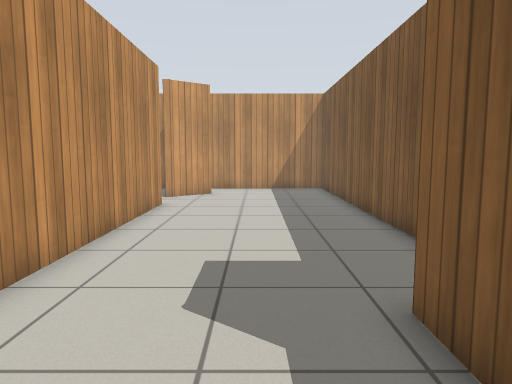
view 1 (above)

17 first-person views from a walk through a robot-simulator world made for Gazebo. The camera is 0.94 m above the floor, tilts 6° down and sees 70° across. Floor lines are 1 m apart. The floor is counted in squares, 0.5 m on a side. Each view is taken from the middle of a square. On the plan, view 1 faces up. The plan holds only what a view shows up to about 18 squares ahead; the rest is blank. Simple patterns stand in for the simulator's built-in surfaces.

view 2
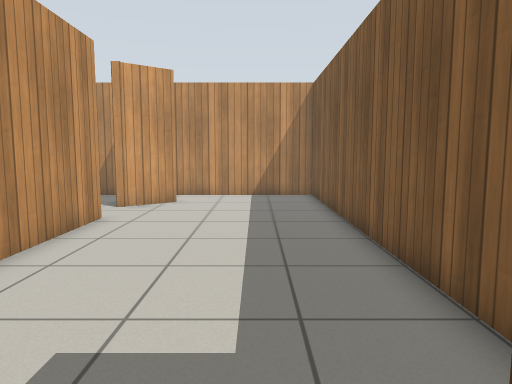

view 3
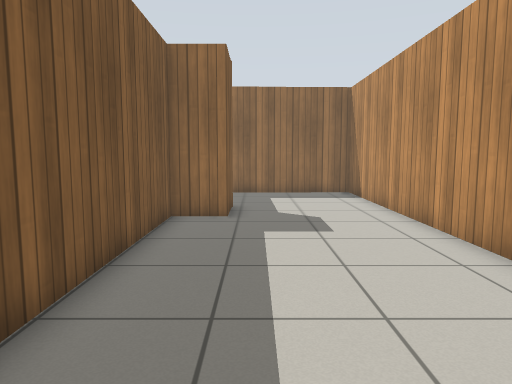

view 4
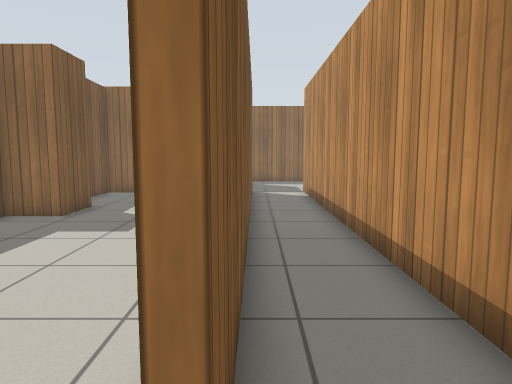

view 5
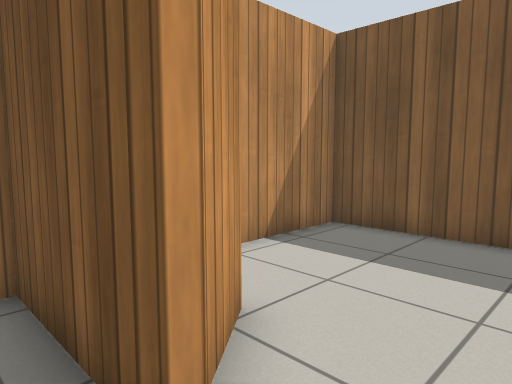

view 6
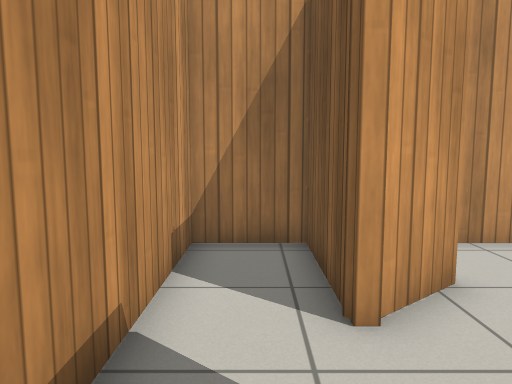

view 7
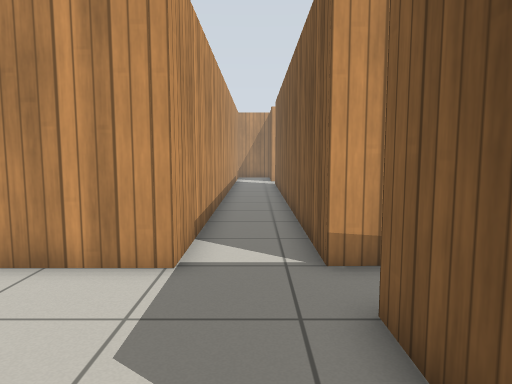

view 8
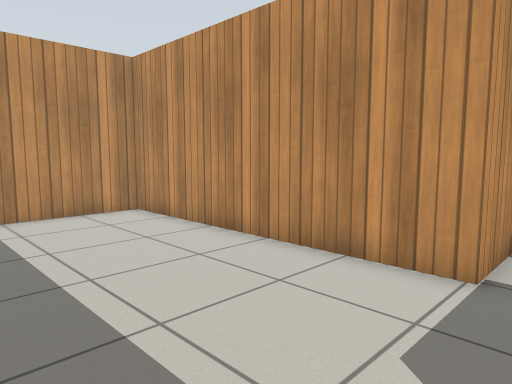

view 9
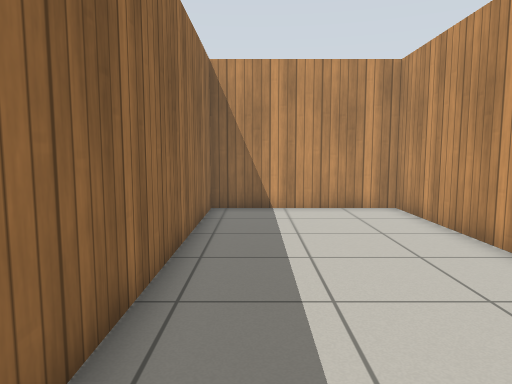

view 10
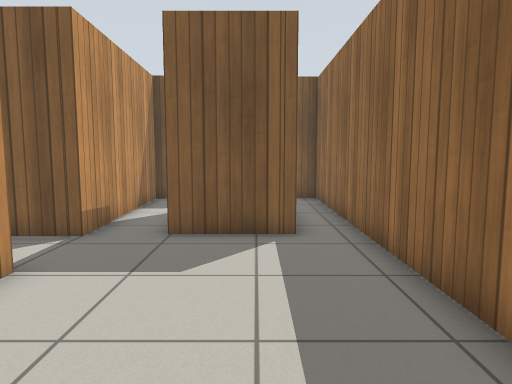

view 11
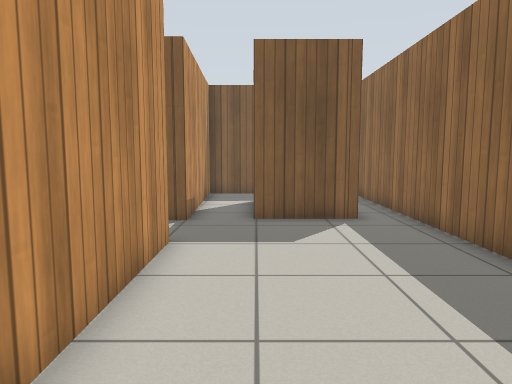

view 12
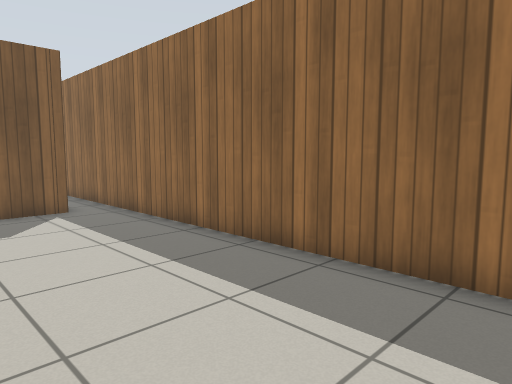

view 13
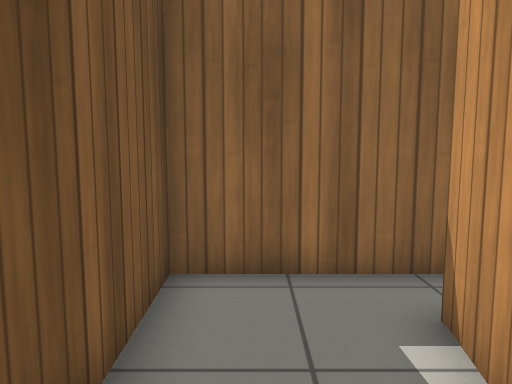

view 14
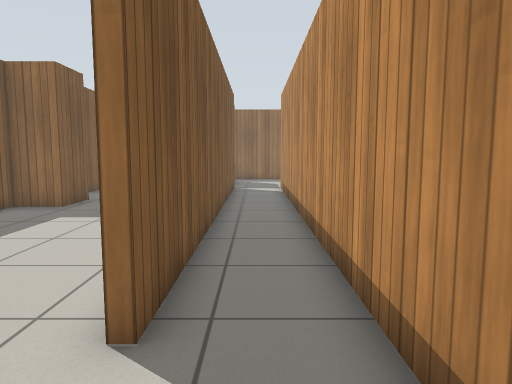

view 15
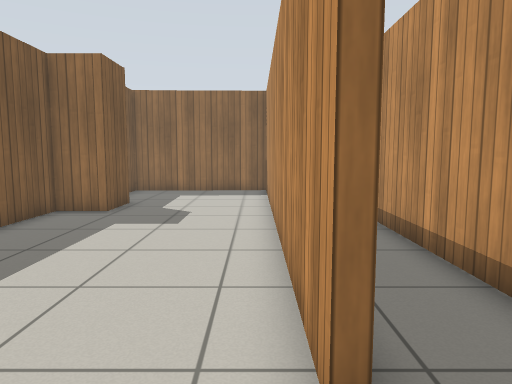

view 16
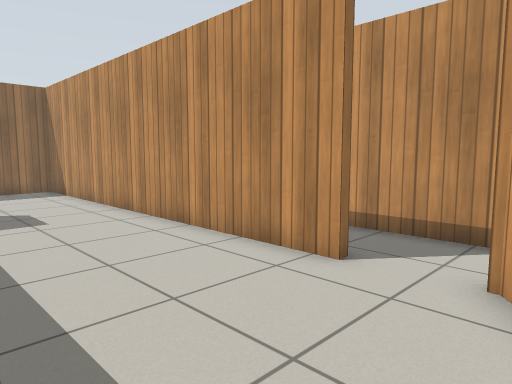

view 17
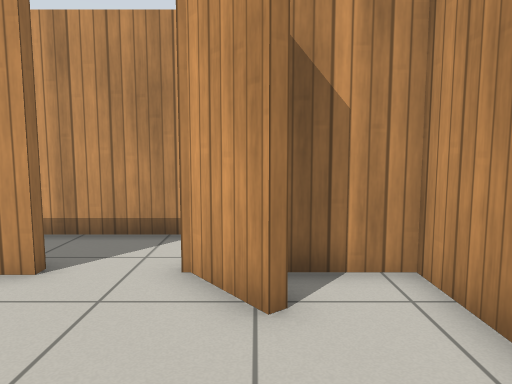

### Floor plan
Ten units are one square. View 1 is at (0, 0); x grows to the right and y downward. Boxes are objects, and circles mark ways between rooms. Rooms are numbered by the first view taken in them; rooms with no view inside come last. Other rooms are left out.
<svg viewBox="-170 -201 211 301">
<path fill="none" stroke="#000" d="M-35 -136 -35 27 31 25 31 5M19 -22 19 -42 36 -42 36 -196 -35 -196 -35 -175M-24 -175 -21 -171 -37 -159M6 31 -39 31 -39 -136M-36 80 -36 49M-39 -157 -39 -196 -64 -196 -64 31 -165 31 -165 95 6 95M2 64 -1 79M6 95 33 95 31 28M33 31 6 31"/>
<circle cx="-40" cy="-145" r="3" fill="#2a7"/>
<circle cx="0" cy="40" r="3" fill="#2a7"/>
<circle cx="0" cy="90" r="3" fill="#2a7"/>
<text x="0" y="-90">1</text>
<text x="-60" y="10">2</text>
<text x="20" y="70">3</text>
</svg>
Room 1 opens to room 2. Room 2 opens to room 3.

Where each view was taken, in squares from view 1:
view 1: 0 up, 0 right, facing up
view 2: 3 up, 1 right, facing up
view 3: 15 up, 1 right, facing down
view 4: 15 up, 4 left, facing down
view 5: 14 up, 5 left, facing up-right
view 6: 12 up, 5 left, facing up
view 7: 9 down, 5 left, facing up
view 8: 9 down, 5 left, facing up-left
view 9: 8 down, 4 left, facing left
view 10: 7 down, 12 left, facing right
view 11: 5 down, 14 left, facing right
view 12: 4 down, 16 left, facing down-right
view 13: 4 down, 2 right, facing down
view 14: 17 up, 5 left, facing down
view 15: 16 up, 3 left, facing down
view 16: 17 up, 2 right, facing down-left
view 17: 17 up, 2 right, facing left
